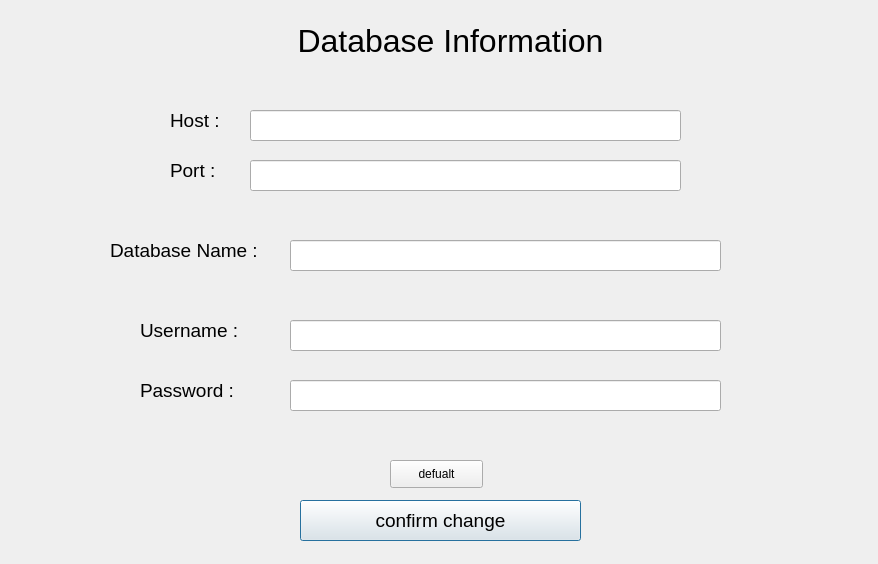
<?xml version="1.0" encoding="UTF-8"?>
<ui version="4.0">
 <class>Form</class>
 <widget class="QWidget" name="Form">
  <property name="geometry">
   <rect>
    <x>0</x>
    <y>0</y>
    <width>878</width>
    <height>564</height>
   </rect>
  </property>
  <property name="windowTitle">
   <string>Form</string>
  </property>
  <widget class="QLabel" name="label_3">
   <property name="geometry">
    <rect>
     <x>140</x>
     <y>10</y>
     <width>621</width>
     <height>61</height>
    </rect>
   </property>
   <property name="font">
    <font>
     <pointsize>24</pointsize>
    </font>
   </property>
   <property name="text">
    <string>Database Information</string>
   </property>
   <property name="alignment">
    <set>Qt::AlignCenter</set>
   </property>
  </widget>
  <widget class="QPushButton" name="confirm_btn">
   <property name="geometry">
    <rect>
     <x>300</x>
     <y>500</y>
     <width>281</width>
     <height>41</height>
    </rect>
   </property>
   <property name="font">
    <font>
     <pointsize>14</pointsize>
    </font>
   </property>
   <property name="text">
    <string>confirm change</string>
   </property>
   <property name="autoDefault">
    <bool>true</bool>
   </property>
   <property name="default">
    <bool>true</bool>
   </property>
  </widget>
  <widget class="QLabel" name="label">
   <property name="geometry">
    <rect>
     <x>170</x>
     <y>100</y>
     <width>71</width>
     <height>41</height>
    </rect>
   </property>
   <property name="font">
    <font>
     <pointsize>14</pointsize>
    </font>
   </property>
   <property name="text">
    <string>Host :</string>
   </property>
  </widget>
  <widget class="QLabel" name="label_2">
   <property name="geometry">
    <rect>
     <x>170</x>
     <y>150</y>
     <width>71</width>
     <height>41</height>
    </rect>
   </property>
   <property name="font">
    <font>
     <pointsize>14</pointsize>
    </font>
   </property>
   <property name="text">
    <string>Port :</string>
   </property>
  </widget>
  <widget class="QLabel" name="label_4">
   <property name="geometry">
    <rect>
     <x>110</x>
     <y>230</y>
     <width>191</width>
     <height>41</height>
    </rect>
   </property>
   <property name="font">
    <font>
     <pointsize>14</pointsize>
    </font>
   </property>
   <property name="text">
    <string>Database Name :</string>
   </property>
  </widget>
  <widget class="QLabel" name="label_5">
   <property name="geometry">
    <rect>
     <x>140</x>
     <y>310</y>
     <width>141</width>
     <height>41</height>
    </rect>
   </property>
   <property name="font">
    <font>
     <pointsize>14</pointsize>
    </font>
   </property>
   <property name="text">
    <string>Username :</string>
   </property>
  </widget>
  <widget class="QLabel" name="label_6">
   <property name="geometry">
    <rect>
     <x>140</x>
     <y>370</y>
     <width>141</width>
     <height>41</height>
    </rect>
   </property>
   <property name="font">
    <font>
     <pointsize>14</pointsize>
    </font>
   </property>
   <property name="text">
    <string>Password :</string>
   </property>
  </widget>
  <widget class="QPushButton" name="default_btn">
   <property name="geometry">
    <rect>
     <x>390</x>
     <y>460</y>
     <width>93</width>
     <height>28</height>
    </rect>
   </property>
   <property name="text">
    <string>defualt</string>
   </property>
  </widget>
  <widget class="QLineEdit" name="username_edit">
   <property name="geometry">
    <rect>
     <x>290</x>
     <y>320</y>
     <width>431</width>
     <height>31</height>
    </rect>
   </property>
   <property name="font">
    <font>
     <pointsize>12</pointsize>
    </font>
   </property>
  </widget>
  <widget class="QLineEdit" name="password_edit">
   <property name="geometry">
    <rect>
     <x>290</x>
     <y>380</y>
     <width>431</width>
     <height>31</height>
    </rect>
   </property>
   <property name="font">
    <font>
     <pointsize>12</pointsize>
    </font>
   </property>
  </widget>
  <widget class="QLineEdit" name="database_name_edit">
   <property name="geometry">
    <rect>
     <x>290</x>
     <y>240</y>
     <width>431</width>
     <height>31</height>
    </rect>
   </property>
   <property name="font">
    <font>
     <pointsize>12</pointsize>
    </font>
   </property>
  </widget>
  <widget class="QLineEdit" name="port_edit">
   <property name="geometry">
    <rect>
     <x>250</x>
     <y>160</y>
     <width>431</width>
     <height>31</height>
    </rect>
   </property>
   <property name="font">
    <font>
     <pointsize>12</pointsize>
    </font>
   </property>
  </widget>
  <widget class="QLineEdit" name="host_edit">
   <property name="geometry">
    <rect>
     <x>250</x>
     <y>110</y>
     <width>431</width>
     <height>31</height>
    </rect>
   </property>
   <property name="font">
    <font>
     <pointsize>12</pointsize>
    </font>
   </property>
  </widget>
 </widget>
 <resources/>
 <connections/>
</ui>
